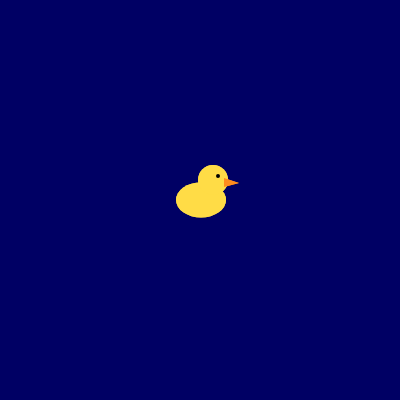
Frame 1 (no input)
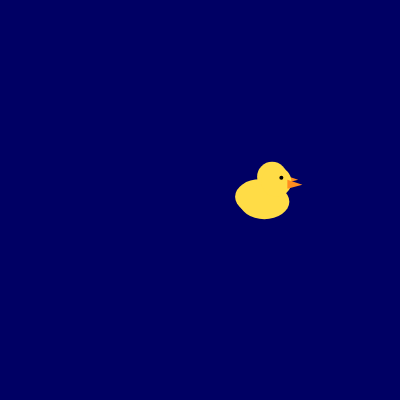
Frame 60 (no input)
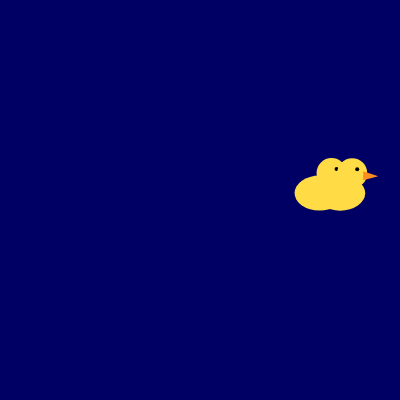
Frame 120 (the mouse pressed at the canvas centre since frame 60)

The p5.js sketch that drew these frames (run headless with seeded random() and noise() and a simulated clock; from frame 60 on, the mouse is pressed at the canvas centre):

// p5.js sketch
// ── sketch.js
let duck;
let duck2;

function setup() {
  createCanvas(400, 400);
  duck = new Duck();
  duck2= new Duck();
}

function draw() {
  background(0, 0, 100);
  duck.move();
  duck2.move(); 
  duck.outofpond();
  duck2.outofpond();
  duck.show();
  duck2.show();
}

function keyPressed() {
  if (key === DOWN_ARROW) {
    duck.stopped = true;
    duck.stopStartTime = millis();
  }
  if (key === UP_ARROW) {
    duck2.stopped = true;
    duck2.stopStartTime = millis();
  }
}

// ── Duck.js
class Duck {
  constructor() {
    this.pos = createVector(width / 2, height / 2);
    this.vel = createVector(1, 0);
    this.acc = createVector(0, 0);

    this.maxSpeed = 2;
    this.turnStrength = 0.05;
    this.w = 10;
    this.stopped = false;
    this.facing = 1;

    this.stopStartTime = 0;
    this.stopDuration = 1500;
  }
  outofpond() {
    if (this.pos.x >= width - 25) {
    this.pos.x = width - 25;

    if (this.vel.x > 0) {
      this.vel.x *= -1;
      this.facing = -1;
    }
  }

  if (this.pos.x <= 25) {
    this.pos.x = 25;

    if (this.vel.x < 0) {
      this.vel.x *= -1;
      this.facing = 1;
    }
  }
    if (this.pos.y > height) {
      this.pos.y = height;
      this.vel.y *= -1;
    }

    if (this.pos.y < 20) {
      this.pos.y = 20;
      this.vel.y *= -1;
    }
  }

  move() {
    if (this.stopped) {
      if (millis() - this.stopStartTime > this.stopDuration) {
        this.stopped = false;
      }
      return;
    }

    // 조금씩 방향을 바꾸기
    this.acc.x = random(-this.turnStrength, this.turnStrength);
    this.acc.y = random(-this.turnStrength, this.turnStrength);

    // 가속도 적용
    this.vel.add(this.acc);

    // 최대 속도 제한
    this.vel.limit(this.maxSpeed);

    // 위치 이동
    this.pos.add(this.vel);
  }

  show() {
    push();
    translate(this.pos.x, this.pos.y);

    scale(this.facing, 1);

    if (!this.stopped) {
      this.drawDuck();
    } else {
      this.drawDuckButt();
    }
    pop();
  }

  drawDuck() {
    noStroke();

    // 몸통
    fill(255, 220, 70);
    ellipse(0, 0, 50, 35);

    // 머리
    ellipse(12, -20, 30, 30);

    // 부리
    fill(255, 140, 30);
    triangle(23, -22, 38, -17, 23, -13);

    // 눈
    fill(0);
    circle(17, -24, 4);
  }

  // 엉덩이만 내민 오리

  drawDuckButt() {
    noStroke();

    // 몸통
    fill(255, 220, 70);
    ellipse(0, 0, 50, 35);

    // 다리 두 개
    stroke(255, 140, 30);
    strokeWeight(4);

    line(-8, -12, -12, -24);
    line(5, -12, 9, -24);

    // 발가락
    line(-12, -24, -17, -26);
    line(-12, -24, -8, -27);

    line(9, -24, 4, -27);
    line(9, -24, 14, -26);
  }
}

// ── style.css

/* 웹페이지 기본 설정 */
html, body {
  margin: 0;
  padding: 0;
  width: 100%;
  height: 100%;
  
}

/* p5.js 화면 중앙 배치 */
body {
  display: flex;
  justify-content: center;
  align-items: center;
  min-height: 100vh;
  background-color: lightgreen;
}

/* p5.js 캔버스 */
canvas {
  display: block;
}
